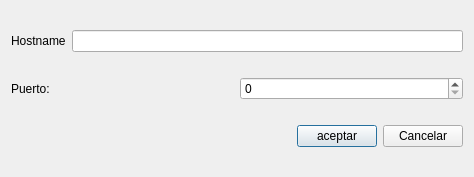
<?xml version="1.0" encoding="UTF-8"?>
<ui version="4.0">
 <class>DuMessengerConnectionDialog</class>
 <widget class="QDialog" name="DuMessengerConnectionDialog">
  <property name="geometry">
   <rect>
    <x>0</x>
    <y>0</y>
    <width>474</width>
    <height>177</height>
   </rect>
  </property>
  <property name="windowTitle">
   <string>Dialog</string>
  </property>
  <layout class="QVBoxLayout" name="verticalLayout">
   <item>
    <layout class="QHBoxLayout" name="horizontalLayout">
     <item>
      <widget class="QLabel" name="label">
       <property name="text">
        <string>Hostname</string>
       </property>
      </widget>
     </item>
     <item>
      <widget class="QLineEdit" name="hostname"/>
     </item>
    </layout>
   </item>
   <item>
    <layout class="QHBoxLayout" name="horizontalLayout_2">
     <item>
      <widget class="QLabel" name="label_2">
       <property name="text">
        <string>Puerto:</string>
       </property>
      </widget>
     </item>
     <item>
      <widget class="QSpinBox" name="port">
       <property name="maximum">
        <number>999999</number>
       </property>
      </widget>
     </item>
    </layout>
   </item>
   <item>
    <layout class="QHBoxLayout" name="horizontalLayout_3">
     <item>
      <spacer name="horizontalSpacer">
       <property name="orientation">
        <enum>Qt::Horizontal</enum>
       </property>
       <property name="sizeHint" stdset="0">
        <size>
         <width>40</width>
         <height>20</height>
        </size>
       </property>
      </spacer>
     </item>
     <item>
      <widget class="QPushButton" name="ok">
       <property name="text">
        <string>aceptar</string>
       </property>
      </widget>
     </item>
     <item>
      <widget class="QPushButton" name="cancel">
       <property name="text">
        <string>Cancelar</string>
       </property>
      </widget>
     </item>
    </layout>
   </item>
  </layout>
 </widget>
 <resources/>
 <connections/>
</ui>
